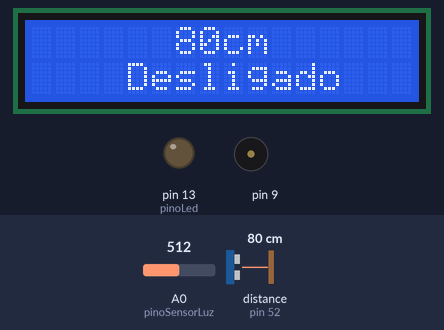
Simulated run of this sketch. Board: Arduino Mega 2560, built with avr-gcc and run on an emulated ATmega2560. Parts: 16×2 character LCD, output pins drawn as LEDs (lit = HIGH), buzzer (waves = sounding). The test bench sets the inputs (shaded band); at power-on: distance to the obstacle (sensor on pin 52) 80 cm, A0 (pinoSensorLuz) = 512. The echo pulse lasts 58.3 µs per cm; what the sketch prints to the serial monitor is not drawn.

Above: at 1.2 s.
1.3 s: distance to the obstacle (sensor on pin 52) set to 11 cm
At 2.8 s:
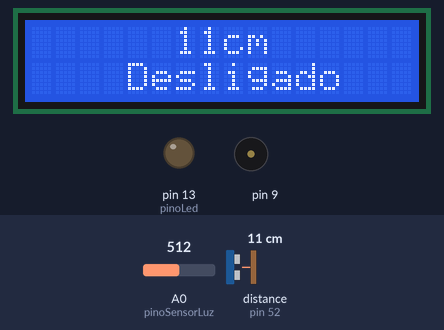
3.1 s: distance to the obstacle (sensor on pin 52) set to 8 cm
At 3.5 s:
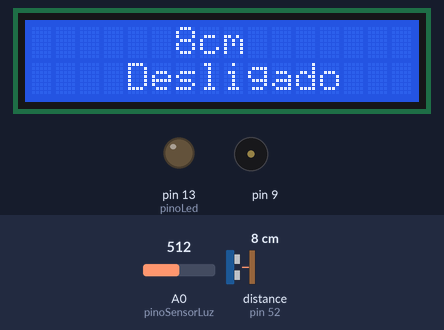
6.1 s: A0 (pinoSensorLuz) set to 988
7.6 s: A0 (pinoSensorLuz) set to 1016
At 8.1 s:
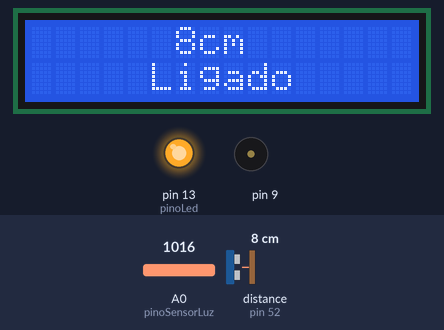
10.2 s: distance to the obstacle (sensor on pin 52) set to 2 cm
At 10.7 s:
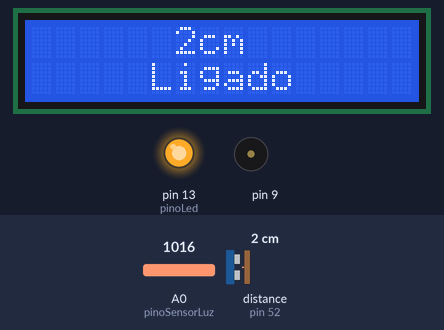
11.8 s: A0 (pinoSensorLuz) set to 990
At 12.3 s:
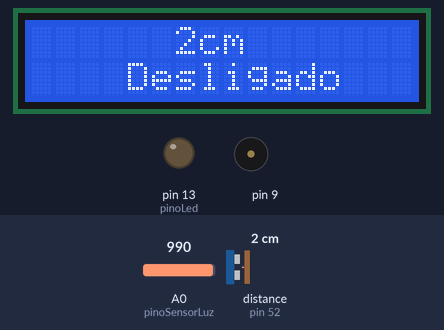
Timing chart, 0 to 14.3 s (numbered marks = the images above; inputs shaded):
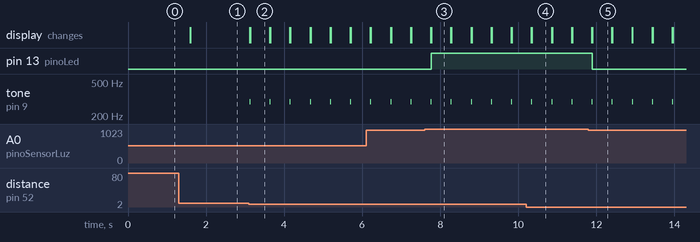

The sketch:

LDR-LCD-SONAR-BUZZER.ino
```cpp
#include <Ultrasonic.h>
#include <LiquidCrystal.h>

// initialize the library by associating any needed LCD interface pin
// with the arduino pin number it is connected to
const int rs = 12, en = 11, d4 = 5, d5 = 4, d6 = 3, d7 = 2;
LiquidCrystal lcd(rs, en, d4, d5, d6, d7);

/*
 * Pass as a parameter the trigger and echo pin, respectively,
 * or only the signal pin (for sensors 3 pins), like:
 * Ultrasonic ultrasonic(13);
 */
Ultrasonic ultrasonic(53, 52);
int distance;
int pinoLed = 13;
int pinoSensorLuz = A0;
int valorLuz = 0;
float seno;
int frequencia;


void setup() {
  lcd.begin(16, 2);
   pinMode(pinoLed,OUTPUT);
   pinMode(9,OUTPUT);
  Serial.begin(9600);
}

void loop() {
  // Pass INC as a parameter to get the distance in inches
  distance = ultrasonic.read();
  lcd.clear();
  lcd.setCursor(6,0);
  Serial.print("Distance in CM: ");
  Serial.println(distance);
  if(distance<10){

  //gera uma frequência a partir do valor do seno
  frequencia = 440;
  tone(9,293);
  delay(10);

   }
   noTone(9);
  lcd.print(distance);
  lcd.println("cm");
  valorLuz = analogRead(pinoSensorLuz);

  if(valorLuz>1000)
  {
    lcd.setCursor(5,1);
    lcd.print("Ligado");
    digitalWrite(pinoLed,HIGH);
  }
  else
  {
    lcd.setCursor(4,1);
    lcd.print("Desligado");
    digitalWrite(pinoLed,LOW);
  }

  Serial.println(valorLuz);
  delay(500);
}
```

Measured:
- the behaviour switches between 10 and 9 cm on distance to the obstacle (sensor on pin 52) (found by bisection; images 1 and 2)
- the behaviour switches between 1000 and 1001 on A0 (pinoSensorLuz) (found by bisection; images 2 and 3)
- after the input at 1.3 s, the display: changes after 0.30 s (image 1)
- after the input at 3.1 s, tone on pin 9: alternates 293 Hz for 0.01 s and silent for 0.51 s, starting at once; the display: first changes at once (image 2 shows a later state)
- after the input at 7.6 s, pin 13 (pinoLed): LOW → HIGH after 0.17 s; the display: first differs from a run without the input after 0.17 s (image 3)
- after the input at 10.2 s, the display: first differs from a run without the input after 0.15 s (image 4)
- after the input at 11.8 s, pin 13 (pinoLed): HIGH → LOW after 0.10 s; the display: first differs from a run without the input after 0.10 s (image 5)
